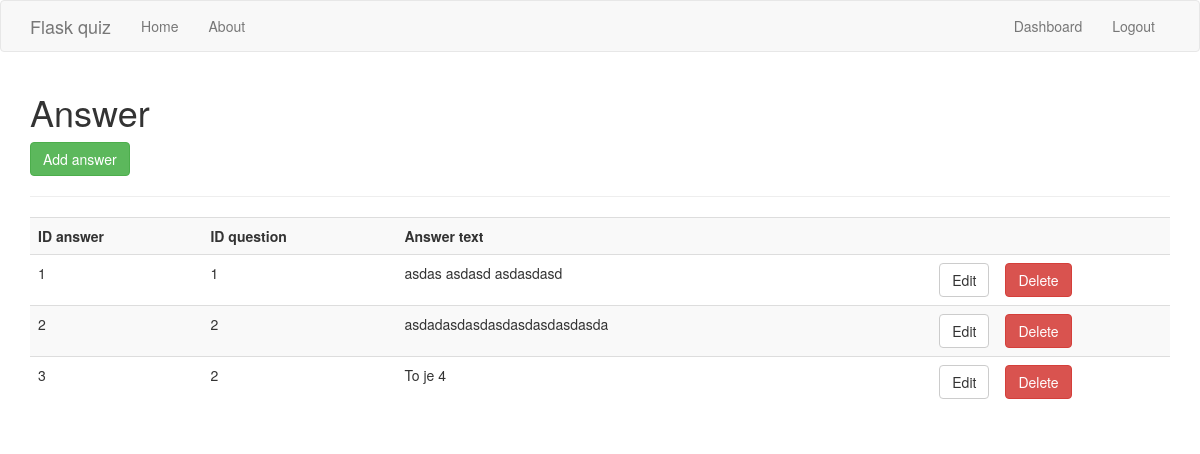
Page /answer (signed in) on the earlier database version.
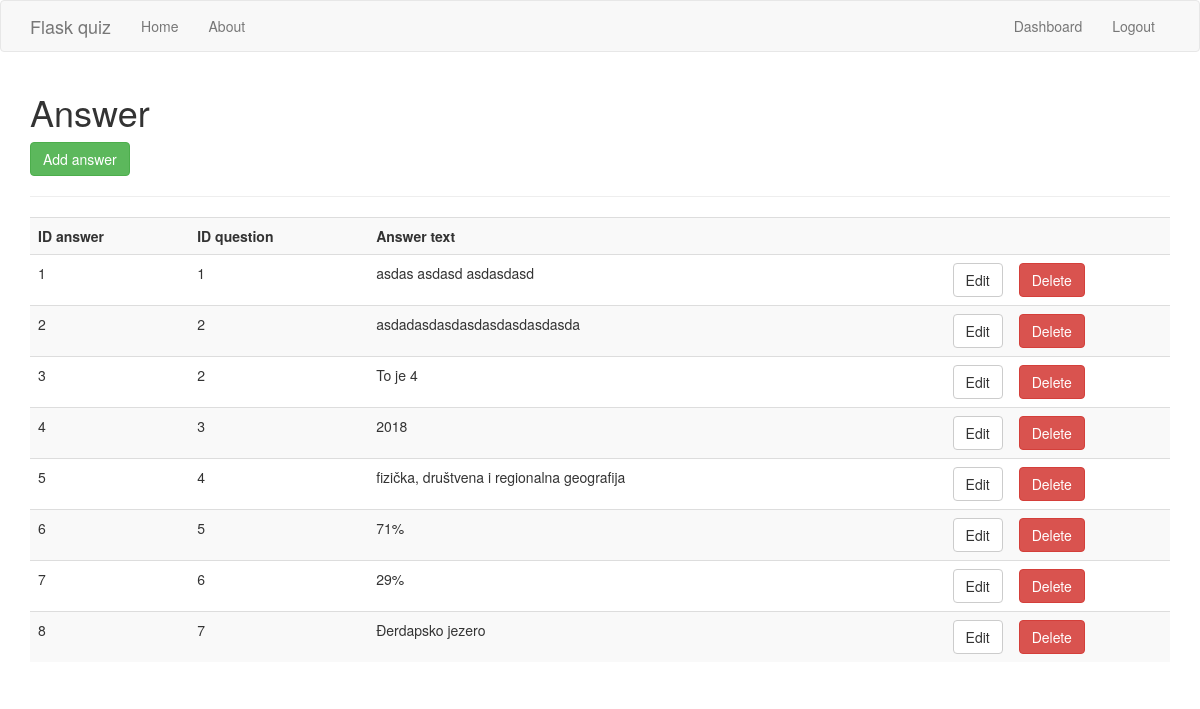
Same page on the later database version.
### app/models.py (models this page shows)
class Answer(db.Model):
    id_answer = db.Column(db.Integer, primary_key=True)
    id_question = db.Column(db.Integer, db.ForeignKey('question.id_question'))
    answer_text = db.Column(db.String(256))

### app/routes.py (the view)
@app.route('/answer', methods=['GET', 'POST'])
@is_logged_in
def answer():
    try:
        conn = sqlite3.connect("quiz.db")
    except Error as e:
        print(e)
    cur = conn.cursor()
    result = cur.execute("SELECT * FROM answer")
    answers = cur.fetchall()
    if result:
        return render_template('answer.html', answers=answers)
    else:
        msg = 'No answer Found'
        return render_template('dashboard.html', msg=msg)
    cur.close()

### app/routes.py (called while the page is built)
def is_logged_in(f):
    @wraps(f)
    def wrap(*args, **kwargs):
        if 'logged_in' in session:
            return f(*args, **kwargs)
        else:
            flash('Unauthorized, Please login', 'danger')
            return redirect(url_for('login'))
    return wrap

### app/templates/answer.html (shortened to what this page needs)
{% extends "layout.html" %}
{% block body %}
  <h1>Answer</h1>
  <a class="btn btn-success" href="/answer_add">Add answer</a>
  <hr>
  <table class="table table-striped">
    <tr>
      <th>ID answer</th>
      <th>ID question</th>
      <th>Answer text</th>
      <th></th>
      <th></th>
    </tr>
    {% for answer in answers %}
      <tr>
        <td>{{answer[0]}}</td>
        <td>{{answer[1]}}</td>
        <td>{{answer[2]}}</td>
        <td><a href="answer_edit/{{answer[0]}}" class="btn btn-default pull-right">Edit</a></td>
        <td>
          <form action="{{url_for('answer_delete', id=answer[0])}}" method="post">
            <input type="submit" value="Delete" class="btn btn-danger">
          </form>
        </td>
      </tr>
    {% endfor %}
  </table>
{% endblock %}

Differences in the rows shown:
added Answer: id_answer "4", id_question "3", answer_text "2018"
added Answer: id_answer "5", id_question "4", answer_text "fizička, društvena i regionalna geografija"
added Answer: id_answer "6", id_question "5", answer_text "71%"
added Answer: id_answer "7", id_question "6", answer_text "29%"
added Answer: id_answer "8", id_question "7", answer_text "Đerdapsko jezero"
